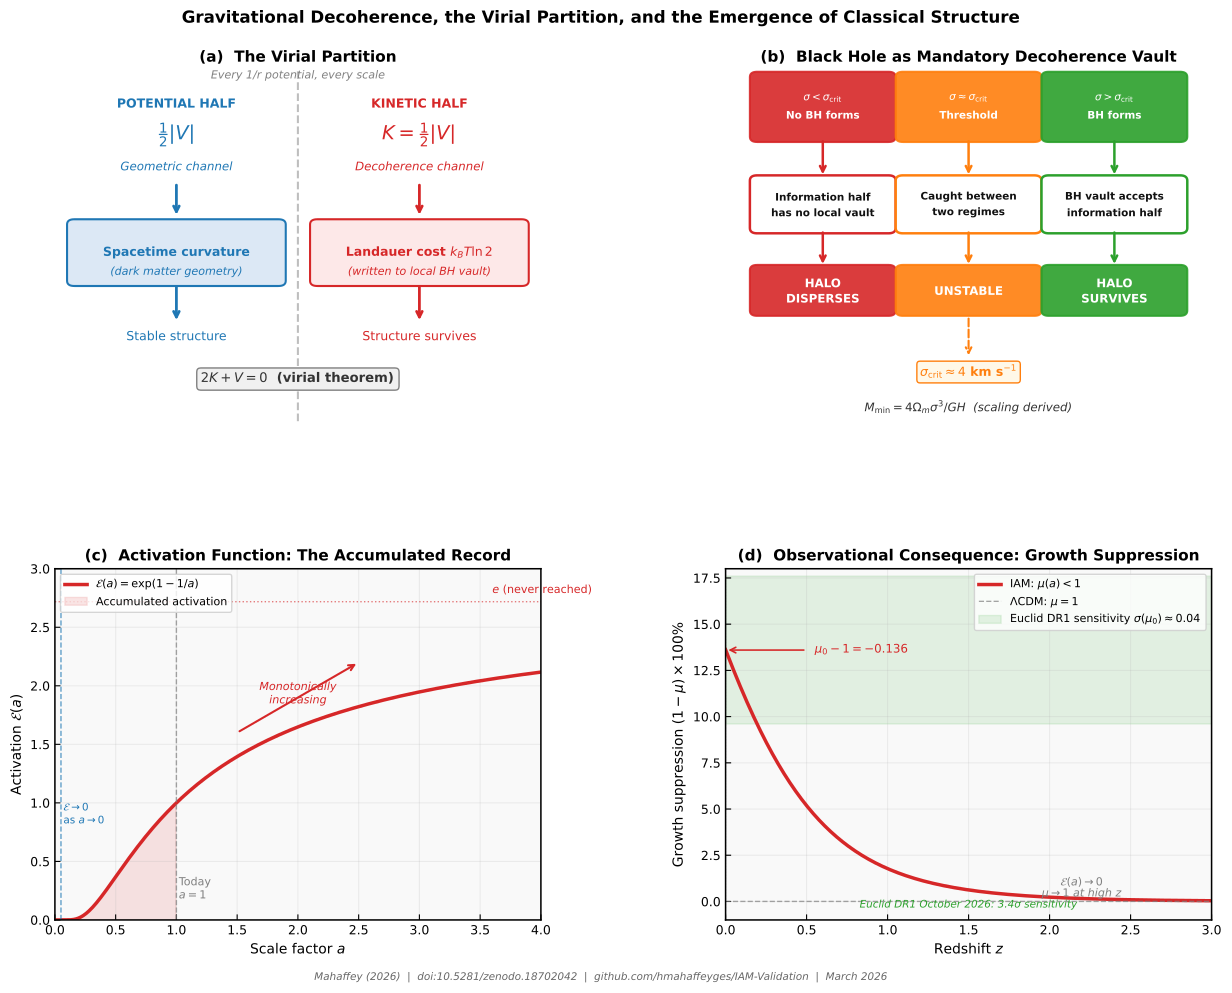

Python code for this plot:
"""
IAM Smolin Paper Figure
"Gravitational Decoherence, the Virial Partition, and the Emergence of Classical Structure"
Four-panel figure in IAM house style
Generated: March 2026
"""

import numpy as np
import matplotlib
matplotlib.use('Agg')
import matplotlib.pyplot as plt
import matplotlib.patches as mpatches
import matplotlib.patches as FancyArrowPatch
from matplotlib.patches import FancyArrowPatch
import warnings
warnings.filterwarnings('ignore')

# ── IAM House Style ───────────────────────────────────────────────────────────
plt.rcParams.update({
    'font.family':       'DejaVu Sans',
    'font.size':         10,
    'axes.labelsize':    11,
    'axes.titlesize':    11,
    'legend.fontsize':   8.5,
    'xtick.labelsize':   9,
    'ytick.labelsize':   9,
    'axes.linewidth':    1.1,
    'xtick.direction':   'in',
    'ytick.direction':   'in',
    'xtick.major.size':  4,
    'ytick.major.size':  4,
    'figure.dpi':        150,
})

IAM_RED    = '#d62728'
IAM_BLUE   = '#1f77b4'
IAM_GREEN  = '#2ca02c'
IAM_GREY   = '#7f7f7f'
IAM_PURPLE = '#9467bd'
IAM_ORANGE = '#ff7f0e'
PANEL_BG   = '#f9f9f9'

# ── Constants ─────────────────────────────────────────────────────────────────
G       = 6.674e-11
c       = 3.0e8
H0      = 67.4e3 / 3.086e22
Omega_m = 0.3153
beta_m  = Omega_m / 2.0
Msun    = 1.989e30

def E(a):
    return np.exp(1.0 - 1.0/a)

def mu(a):
    H2 = Omega_m/a**3 + (1-Omega_m)
    return H2 / (H2 + beta_m * E(a))

# ── Figure layout ─────────────────────────────────────────────────────────────
fig = plt.figure(figsize=(13, 10))
fig.patch.set_facecolor('white')

gs = fig.add_gridspec(2, 2, hspace=0.42, wspace=0.38,
                      left=0.08, right=0.97, top=0.92, bottom=0.07)

ax1 = fig.add_subplot(gs[0, 0])
ax2 = fig.add_subplot(gs[0, 1])
ax3 = fig.add_subplot(gs[1, 0])
ax4 = fig.add_subplot(gs[1, 1])

for ax in [ax1, ax2, ax3, ax4]:
    ax.set_facecolor(PANEL_BG)

# ═════════════════════════════════════════════════════════════════════════════
# Panel (a): The Virial Partition — Potency and Act
# ═════════════════════════════════════════════════════════════════════════════
ax1.set_xlim(0, 10)
ax1.set_ylim(0, 10)
ax1.axis('off')
ax1.set_facecolor(PANEL_BG)

# Central dividing line
ax1.axvline(5.0, color=IAM_GREY, linewidth=1.5, linestyle='--', alpha=0.5)

# Left side — Potential half → curvature (Potency)
ax1.text(2.5, 9.2, 'POTENTIAL HALF', ha='center', va='top',
         fontsize=9, fontweight='bold', color=IAM_BLUE)
ax1.text(2.5, 8.5, r'$\frac{1}{2}|V|$', ha='center', va='top',
         fontsize=14, color=IAM_BLUE)
ax1.text(2.5, 7.4, 'Geometric channel', ha='center', va='top',
         fontsize=8.5, color=IAM_BLUE, style='italic')

# Arrow down left
ax1.annotate('', xy=(2.5, 5.8), xytext=(2.5, 6.8),
             arrowprops=dict(arrowstyle='->', color=IAM_BLUE, lw=2.0))

# Spacetime curvature box
rect_l = mpatches.FancyBboxPatch((0.4, 4.0), 4.2, 1.6,
    boxstyle="round,pad=0.15", facecolor='#dce8f5',
    edgecolor=IAM_BLUE, linewidth=1.5)
ax1.add_patch(rect_l)
ax1.text(2.5, 4.8, 'Spacetime curvature', ha='center', va='center',
         fontsize=9, color=IAM_BLUE, fontweight='bold')
ax1.text(2.5, 4.25, '(dark matter geometry)', ha='center', va='center',
         fontsize=8, color=IAM_BLUE, style='italic')

# Arrow to "stable structure"
ax1.annotate('', xy=(2.5, 2.8), xytext=(2.5, 3.9),
             arrowprops=dict(arrowstyle='->', color=IAM_BLUE, lw=2.0))
ax1.text(2.5, 2.4, 'Stable structure', ha='center', va='center',
         fontsize=9, color=IAM_BLUE)

# Right side — Kinetic half → decoherence (Act)
ax1.text(7.5, 9.2, 'KINETIC HALF', ha='center', va='top',
         fontsize=9, fontweight='bold', color=IAM_RED)
ax1.text(7.5, 8.5, r'$K = \frac{1}{2}|V|$', ha='center', va='top',
         fontsize=14, color=IAM_RED)
ax1.text(7.5, 7.4, 'Decoherence channel', ha='center', va='top',
         fontsize=8.5, color=IAM_RED, style='italic')

# Arrow down right
ax1.annotate('', xy=(7.5, 5.8), xytext=(7.5, 6.8),
             arrowprops=dict(arrowstyle='->', color=IAM_RED, lw=2.0))

# Landauer cost box
rect_r = mpatches.FancyBboxPatch((5.4, 4.0), 4.2, 1.6,
    boxstyle="round,pad=0.15", facecolor='#fde8e8',
    edgecolor=IAM_RED, linewidth=1.5)
ax1.add_patch(rect_r)
ax1.text(7.5, 4.8, r'Landauer cost $k_BT\ln 2$', ha='center', va='center',
         fontsize=9, color=IAM_RED, fontweight='bold')
ax1.text(7.5, 4.25, '(written to local BH vault)', ha='center', va='center',
         fontsize=8, color=IAM_RED, style='italic')

# Arrow to "structure survives"
ax1.annotate('', xy=(7.5, 2.8), xytext=(7.5, 3.9),
             arrowprops=dict(arrowstyle='->', color=IAM_RED, lw=2.0))
ax1.text(7.5, 2.4, 'Structure survives', ha='center', va='center',
         fontsize=9, color=IAM_RED)

# Center label
ax1.text(5.0, 1.2, r'$2K + V = 0$  (virial theorem)',
         ha='center', va='center', fontsize=9.5, fontweight='bold',
         color='#333333',
         bbox=dict(boxstyle='round,pad=0.3', facecolor='#f0f0f0',
                   edgecolor=IAM_GREY, linewidth=1.0))

# Top label — virial theorem
ax1.text(5.0, 10.0, 'Every 1/r potential, every scale',
         ha='center', va='top', fontsize=8, color=IAM_GREY, style='italic')

ax1.set_title('(a)  The Virial Partition', fontweight='bold', pad=6)

# ═════════════════════════════════════════════════════════════════════════════
# Panel (b): BH as mandatory vault — M_min dispersal condition
# ═════════════════════════════════════════════════════════════════════════════
ax2.set_xlim(0, 10)
ax2.set_ylim(0, 10)
ax2.axis('off')
ax2.set_facecolor(PANEL_BG)

# Three columns: no BH, M_min threshold, BH present
cols = [2.0, 5.0, 8.0]
colors = [IAM_RED, IAM_ORANGE, IAM_GREEN]
labels = ['$\\sigma < \\sigma_\\mathrm{crit}$\nNo BH forms',
          '$\\sigma \\approx \\sigma_\\mathrm{crit}$\nThreshold',
          '$\\sigma > \\sigma_\\mathrm{crit}$\nBH forms']
outcomes = ['Information half\nhas no local vault',
            'Caught between\ntwo regimes',
            'BH vault accepts\ninformation half']
results = ['HALO\nDISPERSES', 'UNSTABLE', 'HALO\nSURVIVES']
result_colors = [IAM_RED, IAM_ORANGE, IAM_GREEN]

for i, (x, col, lbl, out, res) in enumerate(zip(
        cols, colors, labels, outcomes, results)):
    # Header box
    hbox = mpatches.FancyBboxPatch((x-1.35, 8.1), 2.7, 1.7,
        boxstyle="round,pad=0.15", facecolor=col, alpha=0.9,
        edgecolor=col, linewidth=1.5)
    ax2.add_patch(hbox)
    ax2.text(x, 8.95, lbl, ha='center', va='center',
             fontsize=7.5, fontweight='bold', color='white',
             linespacing=1.5)

    # Arrow
    ax2.annotate('', xy=(x, 6.95), xytext=(x, 8.05),
                 arrowprops=dict(arrowstyle='->', color=col, lw=1.8))

    # Outcome box — white background, dark text, larger
    obox = mpatches.FancyBboxPatch((x-1.35, 5.5), 2.7, 1.35,
        boxstyle="round,pad=0.15", facecolor='white',
        edgecolor=col, linewidth=1.8)
    ax2.add_patch(obox)
    ax2.text(x, 6.17, out, ha='center', va='center',
             fontsize=7.5, color='#111111', fontweight='bold',
             linespacing=1.5)

    # Arrow
    ax2.annotate('', xy=(x, 4.4), xytext=(x, 5.45),
                 arrowprops=dict(arrowstyle='->', color=col, lw=1.8))

    # Result box
    rbox = mpatches.FancyBboxPatch((x-1.35, 3.15), 2.7, 1.15,
        boxstyle="round,pad=0.15", facecolor=col, alpha=0.9,
        edgecolor=col, linewidth=1.5)
    ax2.add_patch(rbox)
    ax2.text(x, 3.72, res, ha='center', va='center',
             fontsize=8.5, fontweight='bold', color='white',
             linespacing=1.3)

# sigma_crit annotation
ax2.annotate('', xy=(5.0, 1.8), xytext=(5.0, 3.0),
             arrowprops=dict(arrowstyle='->', color=IAM_ORANGE, lw=1.5,
                             linestyle='dashed'))
ax2.text(5.0, 1.4, r'$\sigma_\mathrm{crit} \approx 4$ km s$^{-1}$',
         ha='center', va='center', fontsize=9, color=IAM_ORANGE,
         fontweight='bold',
         bbox=dict(boxstyle='round,pad=0.25', facecolor='#fff8e8',
                   edgecolor=IAM_ORANGE, linewidth=1.0))

ax2.text(5.0, 0.4, r'$M_\mathrm{min} = 4\Omega_m\sigma^3/GH$  (scaling derived)',
         ha='center', va='center', fontsize=8.5, color='#333333',
         style='italic')

ax2.set_title('(b)  Black Hole as Mandatory Decoherence Vault',
              fontweight='bold', pad=6)

# ═════════════════════════════════════════════════════════════════════════════
# Panel (c): E(a) — The accumulated ledger / arrow of time
# ═════════════════════════════════════════════════════════════════════════════
a_arr = np.linspace(0.01, 4.0, 1000)
Ea = E(a_arr)

ax3.plot(a_arr, Ea, color=IAM_RED, linewidth=2.5, label=r'$\mathcal{E}(a) = \exp(1-1/a)$')

# Asymptote
ax3.axhline(np.e, color=IAM_RED, linewidth=1.0, linestyle=':', alpha=0.6)
ax3.text(3.6, np.e + 0.04, r'$e$ (never reached)', fontsize=8,
         color=IAM_RED, va='bottom')

# Today marker
ax3.axvline(1.0, color=IAM_GREY, linewidth=1.0, linestyle='--', alpha=0.7)
ax3.text(1.02, 0.15, 'Today\n$a=1$', fontsize=8, color=IAM_GREY, va='bottom')

# Electroweak transition
ax3.axvline(0.05, color=IAM_BLUE, linewidth=1.0, linestyle='--', alpha=0.7)
ax3.text(0.07, 0.9, '$\mathcal{E}\\to 0$\nas $a\\to 0$', fontsize=7.5,
         color=IAM_BLUE, va='center')

# Shading under curve — accumulated duration
ax3.fill_between(a_arr[a_arr <= 1.0], 0, Ea[a_arr <= 1.0],
                 alpha=0.12, color=IAM_RED, label='Accumulated activation')

# Arrow showing direction
ax3.annotate('', xy=(2.5, 2.2), xytext=(1.5, 1.6),
             arrowprops=dict(arrowstyle='->', color=IAM_RED, lw=1.5))
ax3.text(2.0, 1.85, 'Monotonically\nincreasing', fontsize=8,
         color=IAM_RED, ha='center', style='italic')

ax3.set_xlabel('Scale factor $a$', fontsize=10)
ax3.set_ylabel(r'Activation $\mathcal{E}(a)$', fontsize=10)
ax3.set_xlim(0, 4.0)
ax3.set_ylim(0, 3.0)
ax3.set_title('(c)  Activation Function: The Accumulated Record',
              fontweight='bold', pad=6)
ax3.legend(loc='upper left', fontsize=8)
ax3.grid(True, alpha=0.2)

# ═════════════════════════════════════════════════════════════════════════════
# Panel (d): mu(a) — observational fingerprint
# ═════════════════════════════════════════════════════════════════════════════
z_arr = np.linspace(0, 3.0, 500)
a_z = 1.0 / (1.0 + z_arr)
mu_z = mu(a_z)
suppression = (1.0 - mu_z) * 100

ax4.plot(z_arr, suppression, color=IAM_RED, linewidth=2.5,
         label=r'IAM: $\mu(a) < 1$')
ax4.axhline(0, color=IAM_GREY, linewidth=1.0, linestyle='--', alpha=0.7,
            label=r'$\Lambda$CDM: $\mu = 1$')

# Euclid sensitivity band
ax4.axhspan(13.6 - 4.0, 13.6 + 4.0, alpha=0.12, color=IAM_GREEN,
            label=r'Euclid DR1 sensitivity $\sigma(\mu_0)\approx 0.04$')

# Today marker
ax4.axvline(0, color=IAM_GREY, linewidth=0.8, linestyle=':', alpha=0.5)

# Peak suppression annotation
ax4.annotate('', xy=(0.0, 13.6), xytext=(0.5, 13.6),
             arrowprops=dict(arrowstyle='->', color=IAM_RED, lw=1.2))
ax4.text(0.55, 13.6, r'$\mu_0 - 1 = -0.136$', fontsize=8.5,
         color=IAM_RED, va='center')

# High-z recovery
ax4.text(2.2, 0.8, r'$\mathcal{E}(a) \to 0$', fontsize=8,
         color=IAM_GREY, ha='center')
ax4.text(2.2, 0.2, r'$\mu \to 1$ at high $z$', fontsize=8,
         color=IAM_GREY, ha='center', style='italic')

ax4.set_xlabel('Redshift $z$', fontsize=10)
ax4.set_ylabel(r'Growth suppression $(1-\mu)\times 100\%$', fontsize=10)
ax4.set_xlim(0, 3.0)
ax4.set_ylim(-1, 18)
ax4.set_title('(d)  Observational Consequence: Growth Suppression',
              fontweight='bold', pad=6)
ax4.legend(loc='upper right', fontsize=8)
ax4.grid(True, alpha=0.2)

# Euclid falsification note
ax4.text(1.5, -0.5, 'Euclid DR1 October 2026: 3.4$\\sigma$ sensitivity',
         ha='center', va='bottom', fontsize=7.5, color=IAM_GREEN, style='italic')

# ═════════════════════════════════════════════════════════════════════════════
# Overall title and caption
# ═════════════════════════════════════════════════════════════════════════════
fig.suptitle(
    'Gravitational Decoherence, the Virial Partition, and the Emergence of Classical Structure',
    fontsize=12, fontweight='bold', y=0.98
)

fig.text(0.5, 0.01,
    'Mahaffey (2026)  |  doi:10.5281/zenodo.18702042  |  '
    'github.com/hmahaffeyges/IAM-Validation  |  March 2026',
    ha='center', fontsize=7.5, style='italic', color='#666666')

# ── Save ──────────────────────────────────────────────────────────────────────
plt.savefig('iam_smolin_figure.pdf', bbox_inches='tight', dpi=180)
plt.savefig('iam_smolin_figure.png', bbox_inches='tight', dpi=180)
plt.close()

print("Figure saved.")
print("Panels:")
print("  (a) Virial partition — potency/act split")
print("  (b) BH mandatory vault — dispersal condition")
print("  (c) E(a) — accumulated ledger / arrow of time")
print("  (d) mu(a) — observational fingerprint")
